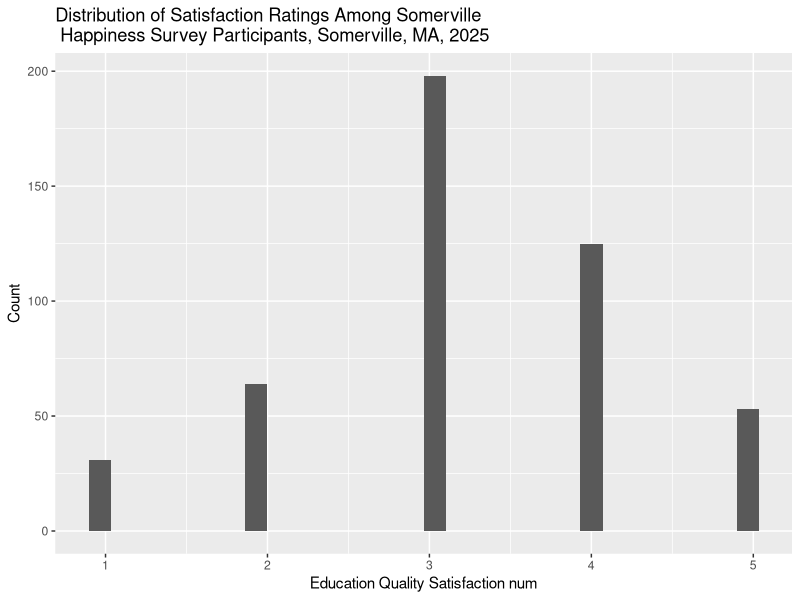
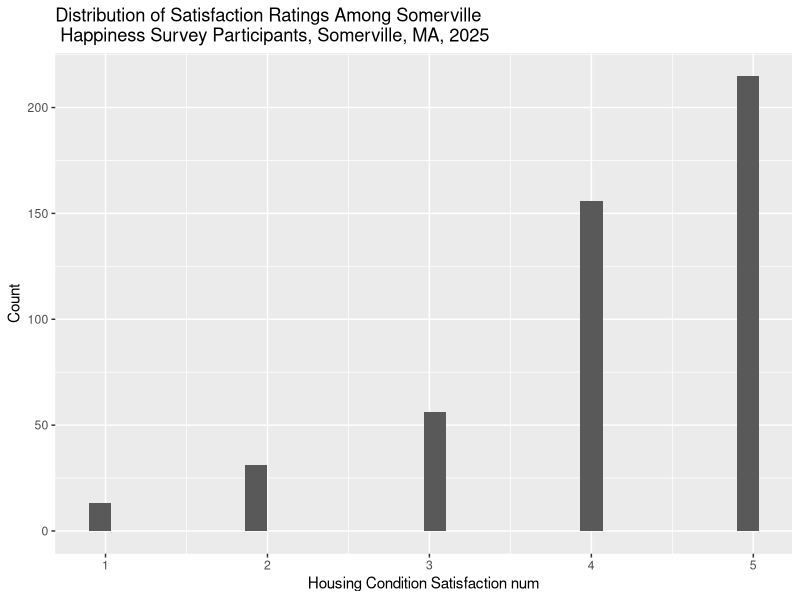
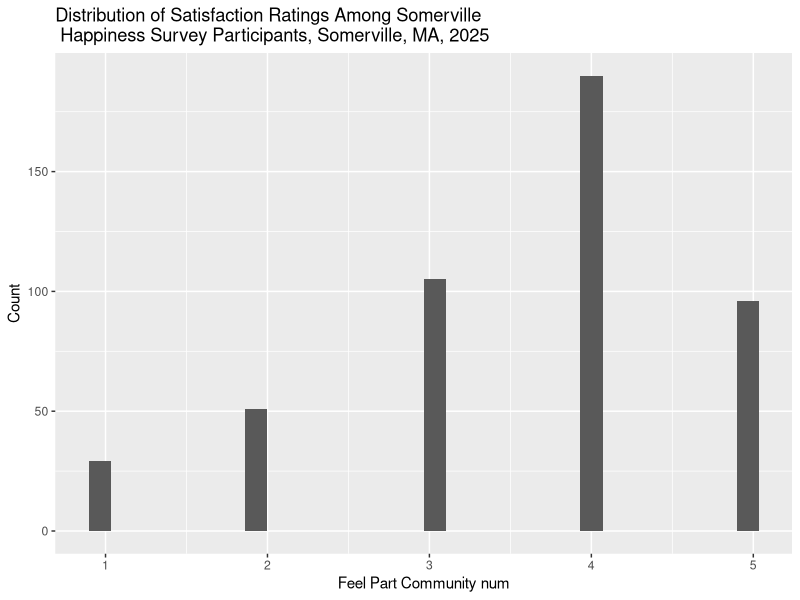
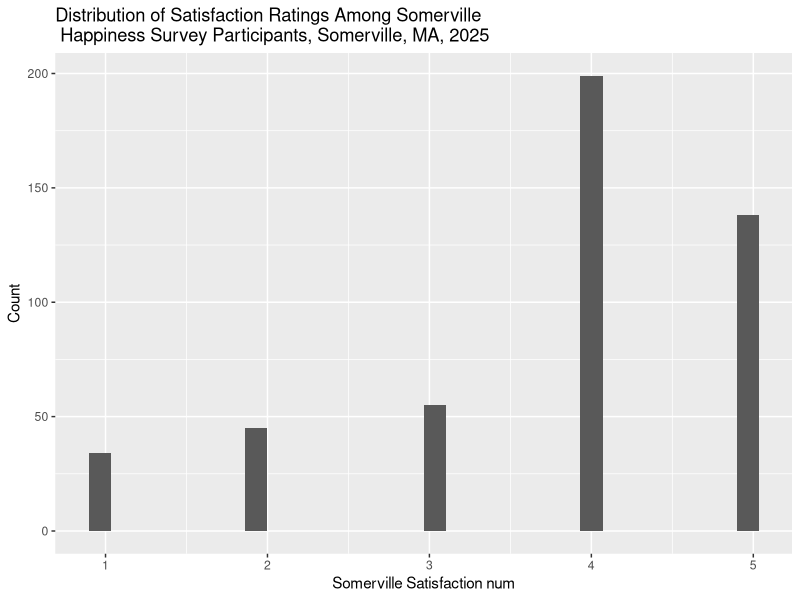
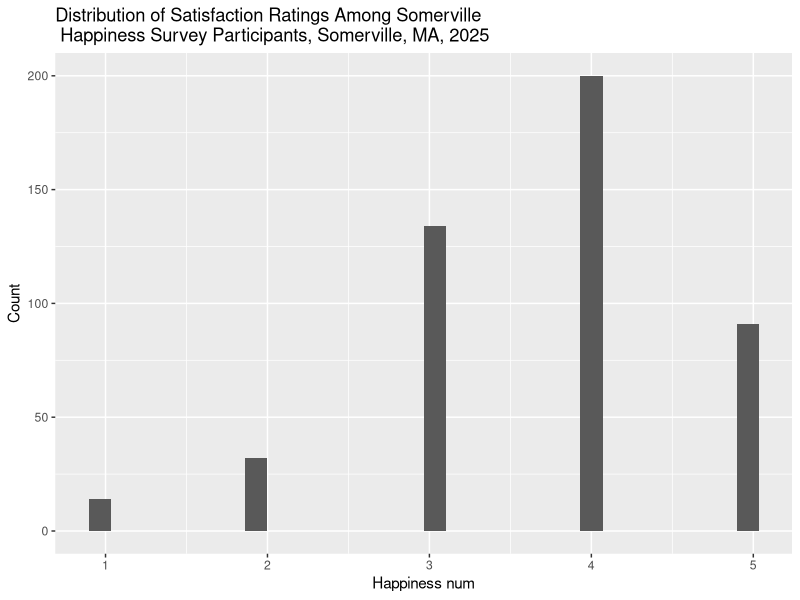
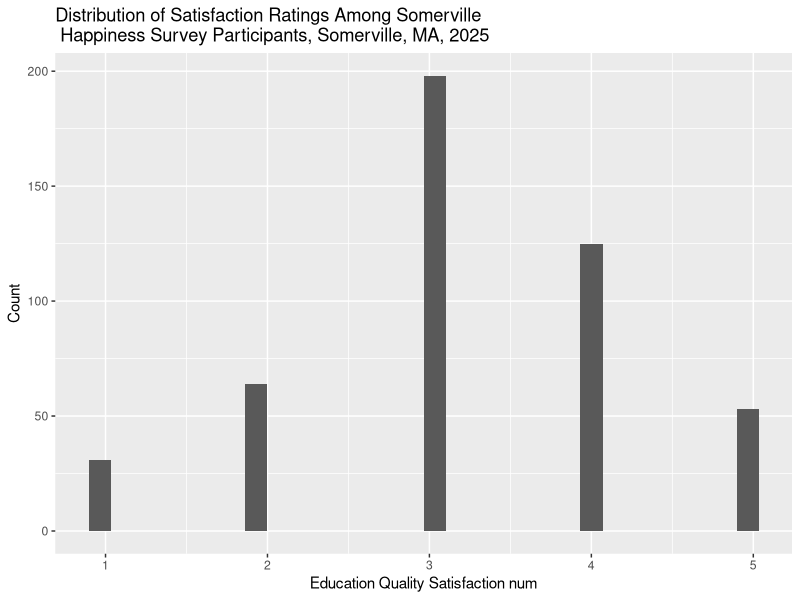
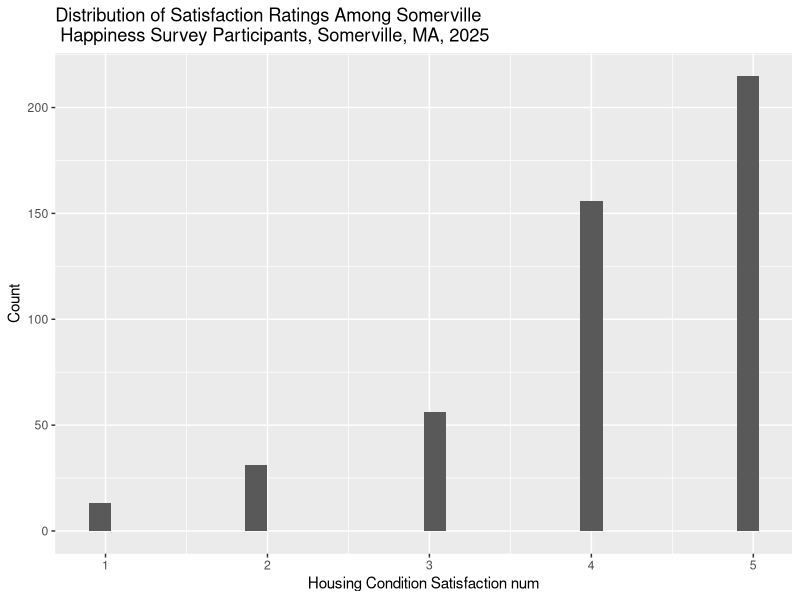
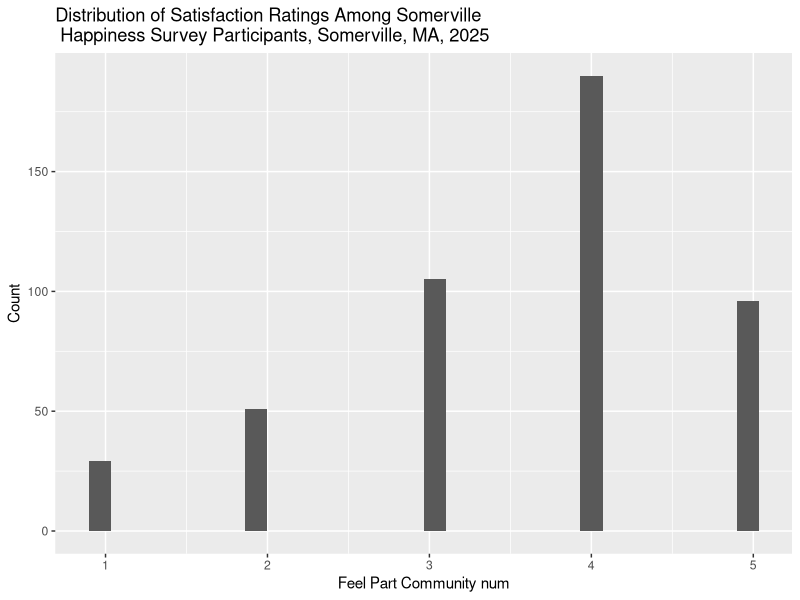

Generate these figures, in order, with R:
## ---- chunk 1
library(tidyverse)
library(ggplot2)
library(knitr)
## ---- chunk 2
Somerville_data <- read.csv("refined_somerville.csv")
## ---- chunk 3
cor.test(Somerville_data$Somerville.Satisfaction.num, Somerville_data$Happiness.num, method = "pearson")
## ---- chunk 4
countFunction <- function(col){
 Somerville_data |>
    group_by({{col}}) |> 
    summarize(count = n()) 
}
selected <- Somerville_data |> select(Age, Gender, Race.Ethnicity, Household.Income)
map(selected, countFunction) |> kable(caption = "Survey Demographic Information, Somerville, MA, 2025", col.names = c("Demographic", "Number of Respondents"))
## ---- chunk 5
#seeing total number of participants
Somerville_data |>
  summarize(count = n())
## ---- chunk 6
Somerville_data |>
  group_by(Race.Ethnicity) |>
  summarize(raceCount = n()) |>
  kable(caption = "Survey Respondents Race/Ethnicity Breakdown, Somerville, MA, 2025", col.names = c("Race/Ethnicity", "Number of Respondents"))
## ---- chunk 7
#function pt 2
findingMean <- function(data){
 data |>
  group_by(Race.Ethnicity) |>
  summarize(across(c(Education.Quality.Satisfaction.num, Housing.Condition.Satisfaction.num, Feel.Part.Community.num, Somerville.Satisfaction.num, Happiness.num), mean))
}
## ---- chunk 8
findingMean(Somerville_data) |> kable(caption = "Mean Reported Satisfaction Scores by Race/Ethnicity, Somerville, MA, 2025", col.names = c("Race/Ethnicity", "Mean Education Quality Satisfaction Rating", "Mean Housing Condition Satisfaction Rating", "Mean Community Belonging Rating", "Mean Satisfaction Rating", "Mean Happiness Rating"))
## ---- chunk 9
s_data <- Somerville_data |>
  select(Education.Quality.Satisfaction.num, Housing.Condition.Satisfaction.num, Feel.Part.Community.num, Somerville.Satisfaction.num, Happiness.num)
## ---- chunk 10
histogramFunction <- function(col, label, data){
  data |> 
  ggplot(aes(x = {{col}})) + 
  geom_histogram() +
  labs(x = gsub("[.]", " ", label), y = "Count", title = "Distribution of Satisfaction Ratings Among Somerville \n Happiness Survey Participants, Somerville, MA, 2025")
}
## ---- chunk 11
map2(s_data, colnames(s_data), histogramFunction, Somerville_data)
## ---- chunk 12
histogramFunctionAge <- function(col, label, data){
  data |> 
  ggplot(aes(x = {{col}})) + 
  geom_histogram() +
    facet_wrap(vars(Age), scales = "free") + 
  labs(x = gsub("[.]", " ", label), y = "Count", title = "Distribution of Satisfaction Ratings Among Somerville \n Happiness Survey Participants, Somerville, MA, 2025")
}
## ---- chunk 13
map2(s_data, colnames(s_data), histogramFunction, Somerville_data)
